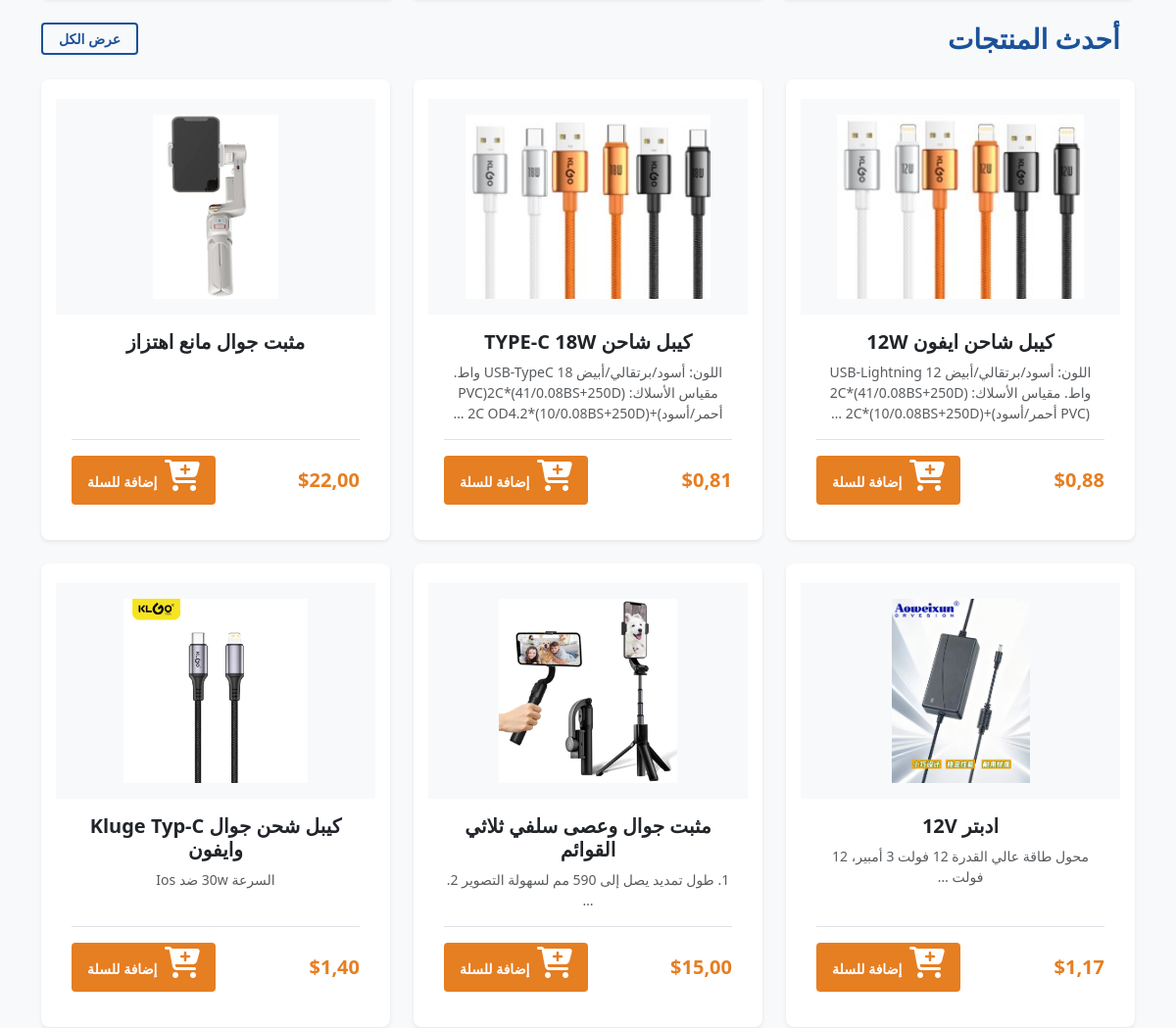
Before: / (middle part) with the older database file.
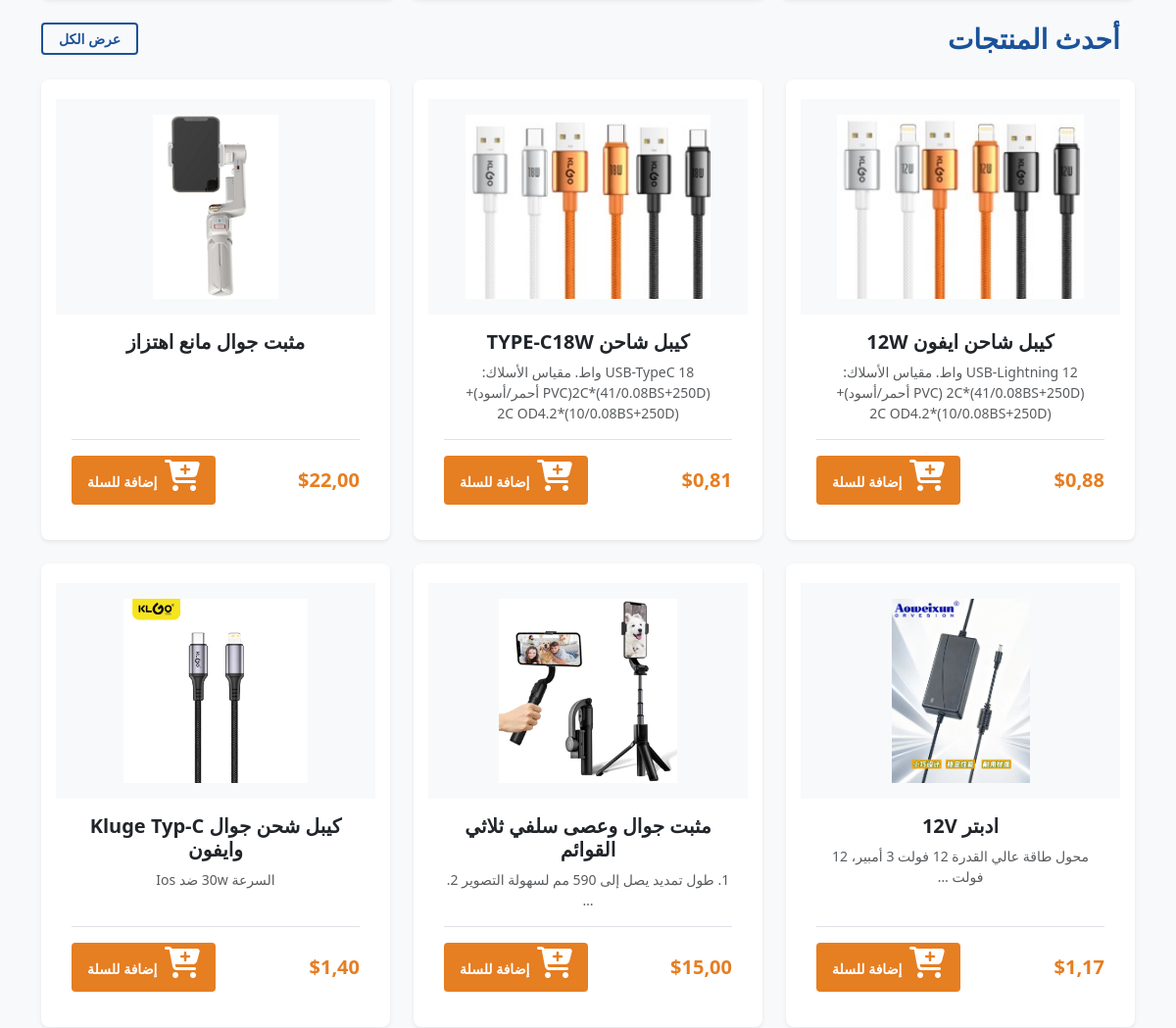
After: the same page with the newer database file.
### shop/models/product.py (models this page shows, shortened)
class Product(django.db.models.Model):
    name = django.db.models.CharField(max_length=200, verbose_name="اسم المنتج")
    model = django.db.models.CharField(max_length=100, blank=True, null=True, verbose_name="الموديل")
    category = django.db.models.ForeignKey(
        Category,
        on_delete=django.db.models.CASCADE,
        related_name='products',
        verbose_name="التصنيف"
    )
    description = django.db.models.TextField(blank=True, verbose_name="الوصف")
    specifications = django.db.models.TextField(blank=True, null=True, verbose_name="المواصفات الفنية")
    price = django.db.models.DecimalField(max_digits=10, decimal_places=2, verbose_name="السعر")
    image = django.db.models.ImageField(upload_to='products/', blank=True, null=True, verbose_name="الصورة الرئيسية")
    video = django.db.models.FileField(upload_to='products/videos/', blank=True, null=True, verbose_name="فيديو المنتج", help_text="يمكنك رفع فيديو للمنتج (MP4)")
    is_available = django.db.models.BooleanField(default=True, verbose_name="متاح للبيع")
    stock = django.db.models.IntegerField(default=0, verbose_name="المخزون")
    colors = django.db.models.CharField(max_length=200, blank=True, null=True, verbose_name="الألوان المتاحة")
    rating = django.db.models.FloatField(default=5.0, verbose_name="تقييم المنتج")
    reviews_count = django.db.models.IntegerField(default=0, verbose_name="عدد التقييمات")
    created_at = django.db.models.DateTimeField(auto_now_add=True, verbose_name="تاريخ الإضافة")
    length_cm = django.db.models.DecimalField(
        max_digits=6, decimal_places=1, default=0, blank=True,
        verbose_name="الطول (سم)"
    )
    width_cm = django.db.models.DecimalField(
        max_digits=6, decimal_places=1, default=0, blank=True,
        verbose_name="العرض (سم)"
    )
    height_cm = django.db.models.DecimalField(
        max_digits=6, decimal_places=1, default=0, blank=True,
        verbose_name="الارتفاع (سم)"
    )
    weight_kg = django.db.models.DecimalField(
        max_digits=6, decimal_places=3, default=0, blank=True,
        verbose_name="الوزن الفعلي (كغم)",
        help_text="اختياري - لوزن الأشياء الخفيفة استخدم كسورًا عشرية، مثال: 0.050 = 50 غرام"
    )
    units_per_carton = django.db.models.PositiveIntegerField(
        default=1, blank=True,
        verbose_name="عدد القطع في الكرتون الواحد"
    )
    carton_length_cm = django.db.models.DecimalField(
        max_digits=6, decimal_places=1, default=0, blank=True,
        verbose_name="طول الكرتون (سم)"
    )
    carton_width_cm = django.db.models.DecimalField(
        max_digits=6, decimal_places=1, default=0, blank=True,
        verbose_name="عرض الكرتون (سم)"
    )
    carton_height_cm = django.db.models.DecimalField(
        max_digits=6, decimal_places=1, default=0, blank=True,
        verbose_name="ارتفاع الكرتون (سم)"
    )
    carton_weight_kg = django.db.models.DecimalField(
        max_digits=6, decimal_places=2, default=0, blank=True,
        verbose_name="وزن الكرتون الفعلي (كغم)",
        help_text="اختياري - الوزن الكلي للكرتون بكل قطعه"
    )
    class Meta:
        verbose_name = "منتج"
        verbose_name_plural = "المنتجات"
        ordering = ['-created_at']

### shop/views/public/home.py (the view)
# urls.py: path('', views.home, name='home'),
def home(request):
    categories = Category.objects.filter(parent=None)[:4]
    latest_products = Product.objects.filter(is_available=True).select_related('category').order_by('-id')[:6]
    context = {
        'categories': categories,
        'latest_products': latest_products,
    }
    return render(request, 'shop/home.html', context)

### shop/context_processors.py (called while the page is built)
def nav_categories(request):
    return {'nav_categories': Category.objects.filter(parent=None).prefetch_related('children')}

def cart_summary(request):
    cart_id = request.session.get('cart_id')
    cart = Cart.objects.filter(id=cart_id).first() if cart_id else None
    return {'cart_count': cart.get_total_items() if cart else 0}

### shop/templates/shop/home.html (shortened to what this page needs)
{% extends 'shop/base.html' %}
{% load static %}
{% block content %}
<div class="container">
    <div class="d-flex justify-content-between align-items-center mb-4">
        <h3 class="fw-bold m-0" style="color: #1b5299 !important;">
             أحدث المنتجات
        </h3>
        <a href="{% url 'product_list' %}" class="btn btn-sm fw-bold px-3" style="border: 2px solid #1b5299 !important; color: #1b5299 !important; background: transparent !important;">عرض الكل</a>
    </div>
    {% if latest_products %}
        <div class="row row-cols-1 row-cols-md-3 g-4 mb-5">
            {% for product in latest_products %}
            <div class="col">
                <div class="card h-100 border-0 shadow-sm rounded-3 overflow-hidden">
                    <a href="{% url 'product_detail' product.id %}" class="text-decoration-none d-block bg-light text-center">
                        {% if product.image %}
                            <img src="{{ product.image.url }}" class="card-img-top p-3" alt="{{ product.name }}" style="height: 220px; object-fit: contain;">
                        {% else %}
                            <div class="d-flex justify-content-center align-items-center rounded-top" style="height: 220px;">
                                <i class="fa-solid fa-image text-muted display-4"></i>
                            </div>
                        {% endif %}
                    </a>
                    <div class="card-body d-flex flex-column justify-content-between p-3">
                        <div>
                            <h5 class="card-title fw-bold text-center mb-2">
                                <a href="{% url 'product_detail' product.id %}" class="text-dark text-decoration-none d-block">
                                    {{ product.name }}
                                </a>
                            </h5>
                            {% if product.description %}
                                <p class="card-text text-muted small text-center mb-3">{{ product.description|truncatewords:10 }}</p>
                            {% endif %}
                        </div>
                        <div class="mt-auto d-flex justify-content-between align-items-center pt-3 border-top">
                            <span class="fs-5 fw-bold" style="color: #e67e22 !important;">${{ product.price|floatformat:2 }}</span>
                            <form action="{% url 'add_to_cart' product.id %}" method="POST" class="m-0">
                                <button type="submit" class="btn btn-sm px-3 fw-bold" style="background-color: #e67e22 !important; color: #ffffff !important; border: none !important;">
                                    <i class="fa-solid fa-cart-plus me-1"></i> إضافة للسلة
                                </button>
                            </form>
                        </div>
                    </div>
                </div>
            </div>
            {% endfor %}
        </div>
    {% else %}
        <p class="text-muted text-center py-4">لا توجد منتجات متاحة حالياً.</p>
    {% endif %}
</div>
{% endblock %}

Changed rows visible on the page:
changed Product "كيبل شاحن ايفون 12W": description "اللون: أسود/برتقالي/أبيض USB-Lightning 12 واط. مقياس الأسلاك: (41/0.08BS+250D)*2C (PVC أحمر/أسود)+(10/0.08BS+250D)*2C …" → "USB-Lightning 12 واط. مقياس الأسلاك: (41/0.08BS+250D)*2C (PVC أحمر/أسود)+(10/0.08BS+250D)*2C OD4.2"
changed Product: name "كيبل شاحن TYPE-C 18W" → "كيبل شاحن TYPE-C18W"; description "اللون: أسود/برتقالي/أبيض USB-TypeC 18 واط. مقياس الأسلاك: (41/0.08BS+250D)*2C(PVC أحمر/أسود)+(10/0.08BS+250D)*2C OD4.2 …" → "USB-TypeC 18 واط. مقياس الأسلاك: (41/0.08BS+250D)*2C(PVC أحمر/أسود)+(10/0.08BS+250D)*2C OD4.2"
